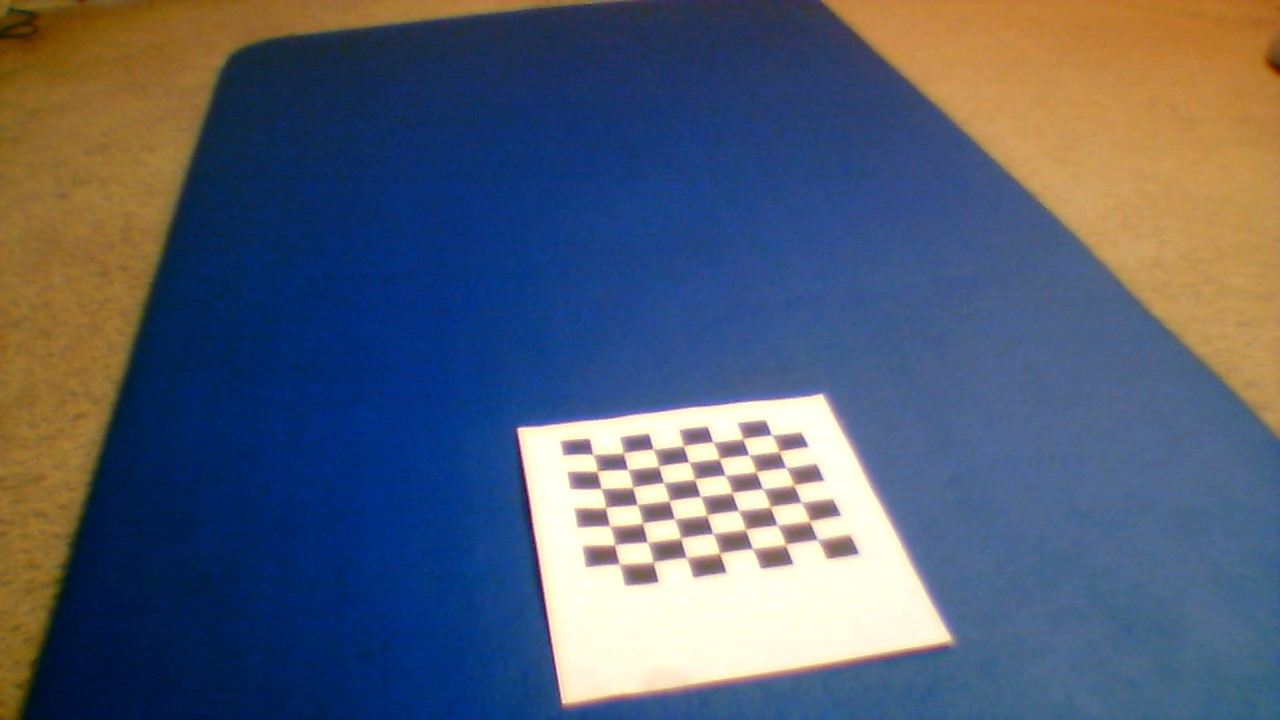
#> input picture two_camera_homography/checkerboard_high/l.jpg, 1280 x 720 px, found by its file name
$ jupyter execute check_homography.ipynb
#> lines starting #> are read from the running program, lines starting #| are printed output that depends on the picture
[cell 1]
import cv2
import numpy as np
from matplotlib import pyplot as plt

### Load chessboard img from two camera ###
## Left camera ##
imgL = cv2.imread(r'C:\Users\khan1\OneDrive\Pictures\Camera Roll\l.jpg')
#> imgL is the input picture: shape (720, 1280, 3); mean B, G, R 113.6, 94.6, 84.7
## right camera ##
imgR = cv2.imread(r'C:\Users\khan1\OneDrive\Pictures\Camera Roll\r.jpg')
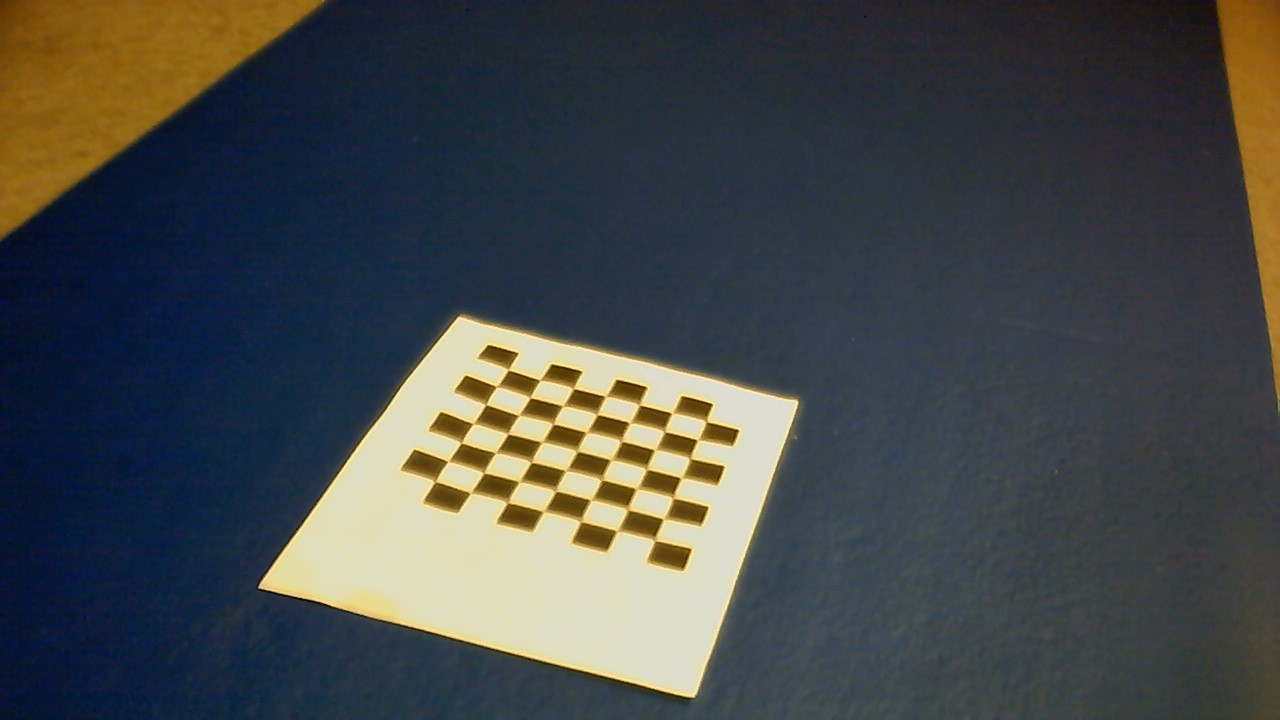
#> input picture two_camera_homography/checkerboard_high/r.jpg, 1280 x 720 px, found by its file name
#> imgR is the input picture: shape (720, 1280, 3); mean B, G, R 72.4, 71.6, 67.5

# [7 lines of commented-out code are left out]

greyL = cv2.cvtColor(imgL, cv2.COLOR_BGR2GRAY)
greyR = cv2.cvtColor(imgR, cv2.COLOR_BGR2GRAY)
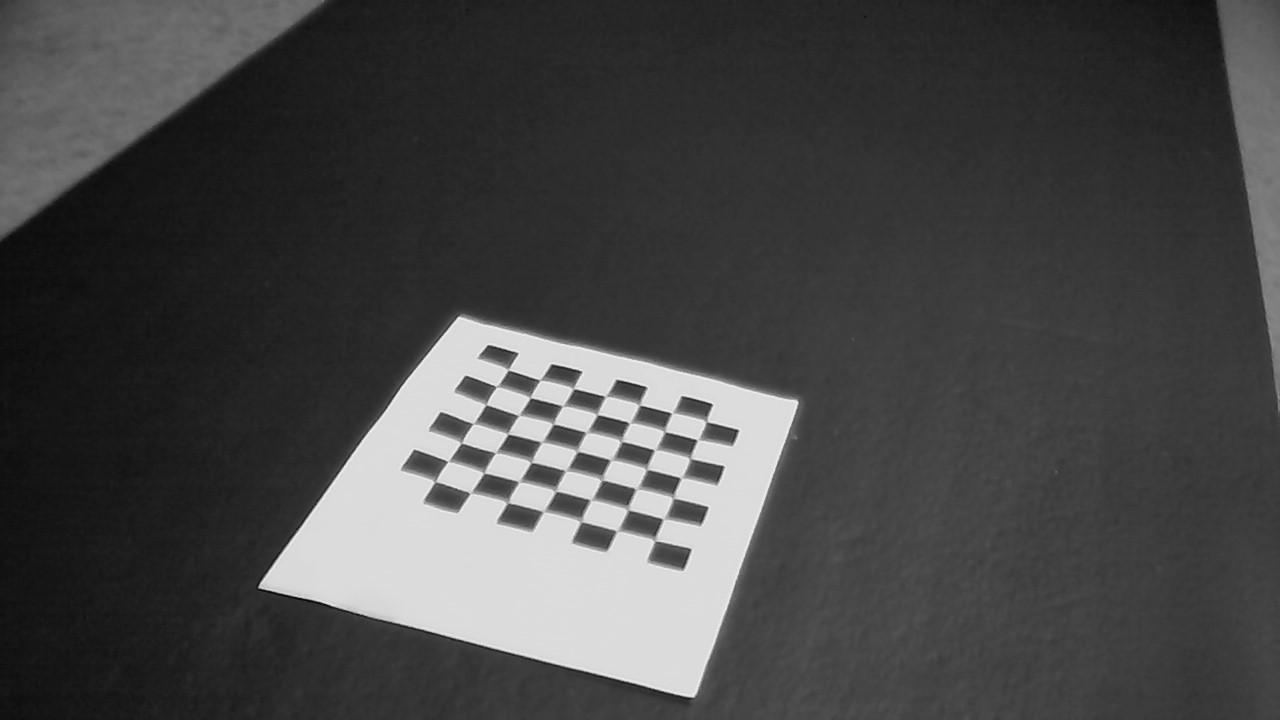
#> greyR: shape (720, 1280); min 6, max 241, mean 70.5
print(greyL.shape)
#| (720, 1280)

plt.imshow(cv2.cvtColor(greyL, cv2.COLOR_BGR2RGB))
plt.title("Left: Camera 1 img")
plt.show()

plt.imshow(cv2.cvtColor(greyR, cv2.COLOR_BGR2RGB))
plt.title("Right: Camera 2 img")
plt.show()


### find corners for each img ###
retL, cornersL = cv2.findChessboardCorners(greyL, (7,7), None) # change (9,6) value based on  checkerboard image
#> retL = True; cornersL = 49 rows, first 8: [774, 436.5], [780.5, 452], [788, 470], [795, 485.5], [803.5, 503], [809.5, 520.7], [820, 540], [744, 439]
retR, cornersR = cv2.findChessboardCorners(greyR, (7,7), None)
#> retR = True; cornersR = 49 rows, first 8: [706.4, 421.9], [698.5, 438], [689.7, 458.9], [683.5, 477.5], [673, 498.9], [666, 518.5], [655, 539], [674.5, 412.5]

# [4 lines of commented-out code are left out]


### Estimate homography ###
H, status = cv2.findHomography(cornersL, cornersR)
#> H = [[0.89, -0.863, 346.5], [0.336, 0.875, -248.9], [-8.27e-05, -9.23e-06, 1]]; status = 49 values, max 1 at index 0, min 0 at index 4, mean 0.837
print("Homography matrix between camera 1 and 2, H: ")
print(H)
#| [[ 8.89779911e-01 -8.63163130e-01  3.46517577e+02]
#|  [ 3.36334369e-01  8.75112012e-01 -2.48888597e+02]
#|  [-8.27202709e-05 -9.23051854e-06  1.00000000e+00]]


# [warp-chessboard]
imgL_warp = cv2.warpPerspective(imgL, H, (imgL.shape[1], imgL.shape[0]))
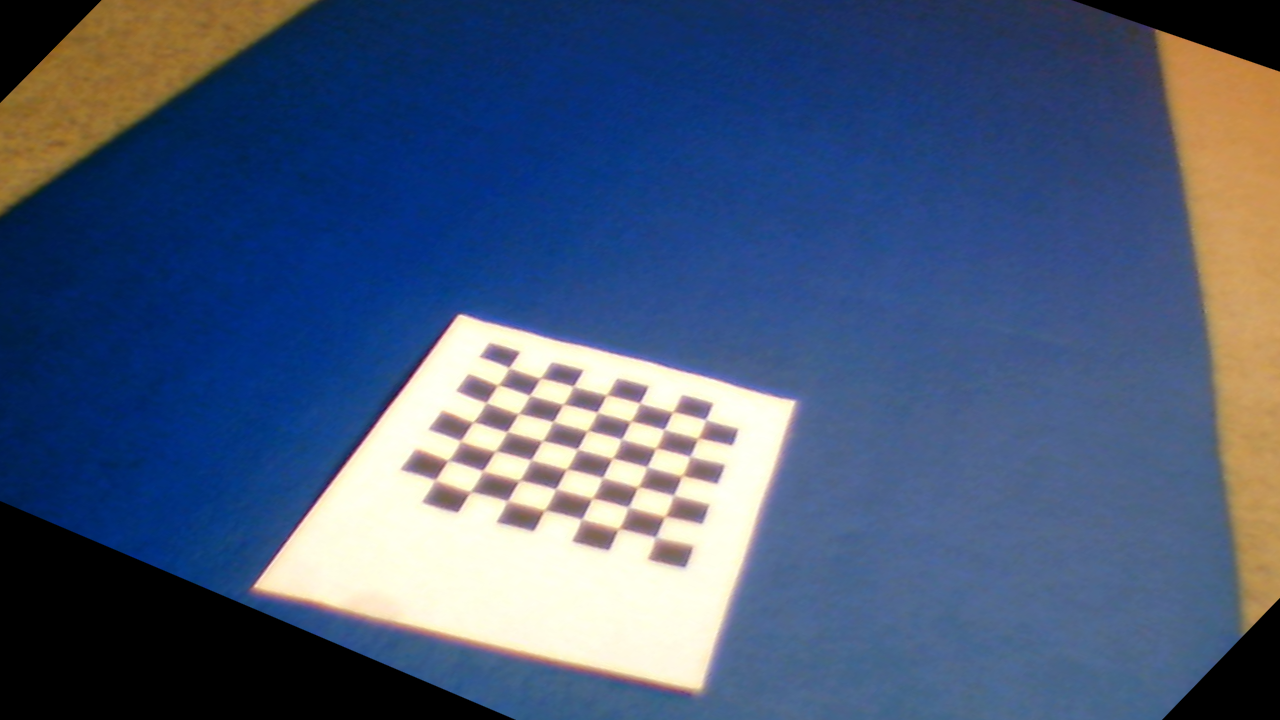
#> imgL_warp: shape (720, 1280, 3); mean B, G, R 120.9, 89.9, 72.4
# [warp-chessboard]
plt.imshow(imgL_warp)
plt.title("Transformed img 1")
plt.show()


img_draw_warp = cv2.hconcat([imgL_warp,imgR])
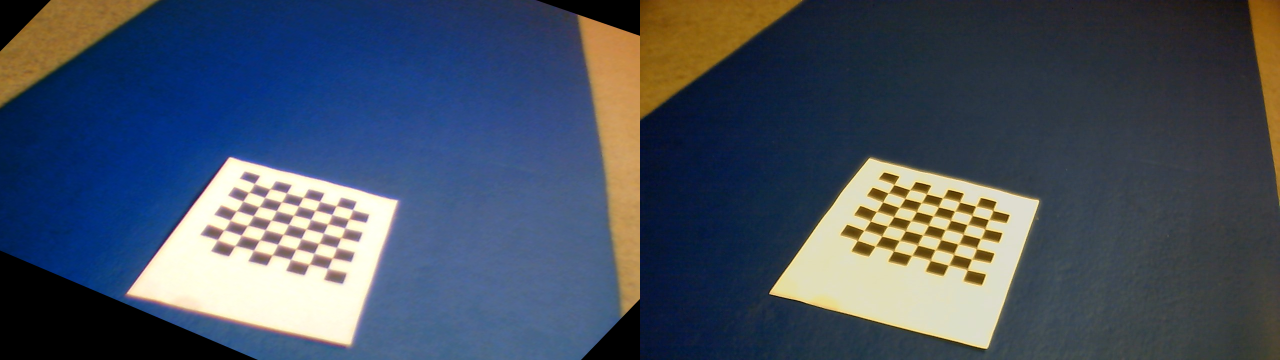
#> img_draw_warp: shape (720, 2560, 3) (shown at 1/2 size); mean B, G, R 96.7, 80.8, 69.9
plt.imshow(img_draw_warp)
plt.title("Desired chessboard view: wraped camera 1 view to camera 2 view")
plt.show()


### Show which points matched
cornersL = cornersL.tolist()
#> cornersL = 49 items
cornersL = [a[0] for a in cornersL]
#> cornersL = 49 pairs, first value 595.9 to 820, second value 436.5 to 566.5
#print(corners1)


#original points in img 2
cornersR = cornersR.tolist()
#> cornersR = 49 items
cornersR = [a[0] for a in cornersR]
#> cornersR = 49 pairs, first value 434.6 to 706.4, second value 370.4 to 539
# print("original points in img 2")
# print(corners2)

reproject_points = []
# [compute-transformed-corners]
img_draw_matches = cv2.hconcat([imgL, imgR])
for i in range(len(cornersL)):
    pt1 = np.array([cornersL[i][0], cornersL[i][1], 1])
    #print(pt1)
    pt1 = pt1.reshape(3, 1)
    pt2 = np.dot(H, pt1)
    pt2 = pt2/pt2[2]
    reproject_points.append(pt2)

    end = (int(imgL.shape[1] + pt2[0]), int(pt2[1]))
    COLORS = (np.random.randint(0,255), np.random.randint(0,255), np.random.randint(0,255))
    cv2.line(img_draw_matches, tuple([int(j) for j in cornersL[i]]), end, COLORS, 2)
#> this loop made 49 passes
#> (pt1, pt2, end, COLORS) on passes 1 to 10: ([774, 436.5, 1], [706.5, 422.1, 1], (1986, 422), (172, 47, 117)), ([780.5, 452, 1], [698.9, 439.4, 1], (1978, 439), (192, 67, 251)), ([788, 470, 1], [689.9, 459.4, 1], (1969, 459), (195, 103, 9)), ([795, 485.5, 1], [682.8, 476.9, 1], (1962, 476), (211, 21, 242)), ([803.5, 503, 1], [675.3, 496.9, 1], (1955, 496), (36, 87, 70)), ([809.5, 520.7, 1], [665.1, 516, 1], (1945, 516), (216, 88, 140)), ([820, 540, 1], [657.9, 538.7, 1], (1937, 538), (58, 193, 230)), ([744, 439, 1], [673.8, 412.6, 1], (1953, 412), (39, 87, 174)), ([751.5, 455.5, 1], [666.2, 431.1, 1], (1946, 431), (88, 81, 165)), ([754.2, 472.3, 1], [653.5, 448, 1], (1933, 447), (25, 77, 72))
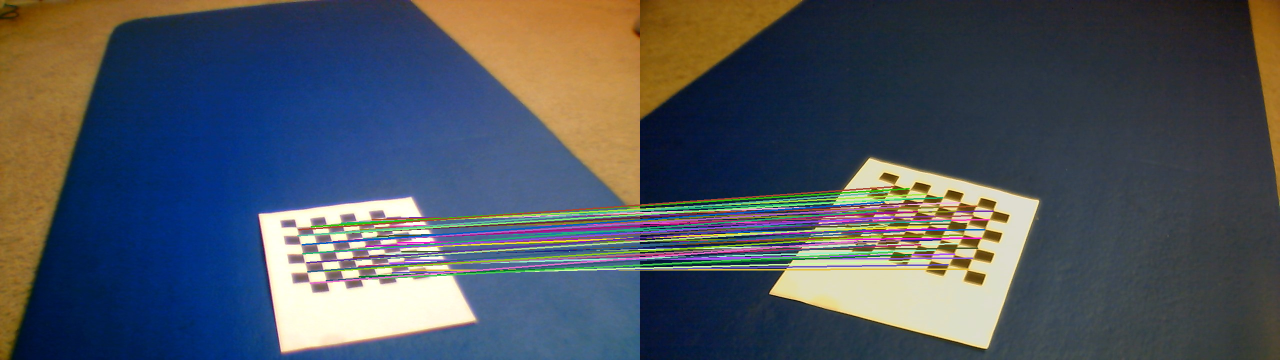
#> img_draw_matches: shape (720, 2560, 3) (shown at 1/2 size); mean B, G, R 93.4, 84.1, 77.4
#> after the loop, reproject_points = 49 items, first 6: [706.5, 422.1, 1], [698.9, 439.4, 1], [689.9, 459.4, 1], [682.8, 476.9, 1], [675.3, 496.9, 1], [665.1, 516, 1]

# print(reproject_points)
plt.imshow(cv2.cvtColor(img_draw_matches, cv2.COLOR_BGR2RGB))
plt.title("Matched points")
plt.show()
